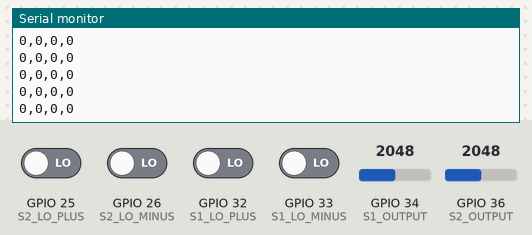
A sketch run on a simulated ESP32. On the bench: the last lines printed to the serial monitor. The inputs (shaded band) are chosen by the test bench; at power-on: GPIO 25 (S2_LO_PLUS), GPIO 26 (S2_LO_MINUS), GPIO 32 (S1_LO_PLUS), GPIO 33 (S1_LO_MINUS) LOW, GPIO 34 (S1_OUTPUT) = 2048, GPIO 36 (S2_OUTPUT) = 2048.

Above: at 5.2 s.
5.3 s: GPIO 34 (S1_OUTPUT) set to 2866
At 5.9 s:
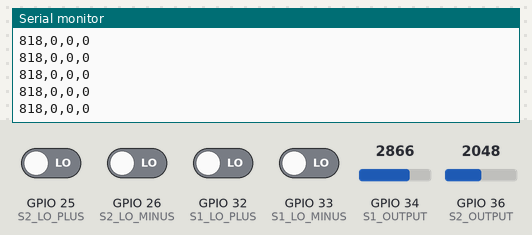
6.8 s: GPIO 36 (S2_OUTPUT) set to 2866
At 7.4 s:
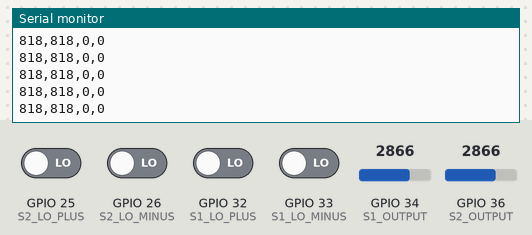
8.3 s: GPIO 25 (S2_LO_PLUS) driven HIGH
At 8.8 s:
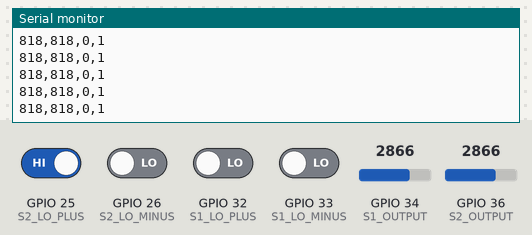

The sketch:

dual_channel_calibrated.ino
```cpp
/*
 * Dual Channel AD8232 - Phase 4 Subvocalization
 * With INDEPENDENT BASELINE CALIBRATION per sensor
 *
 * Wiring (ESP32 DevKit):
 *   AD8232 #1 (Chin): OUTPUT→GPIO34, LO+→GPIO32, LO-→GPIO33
 *   AD8232 #2 (Jaw):  OUTPUT→GPIO36, LO+→GPIO25, LO-→GPIO26
 *   Both: SDN→3.3V, GND→GND, 3.3V→3.3V
 */

// ============ PIN DEFINITIONS ============
// Sensor 1 (Chin)
#define S1_OUTPUT 34
#define S1_LO_PLUS 32
#define S1_LO_MINUS 33

// Sensor 2 (Jaw)
#define S2_OUTPUT 36
#define S2_LO_PLUS 25
#define S2_LO_MINUS 26

// ============ CONFIGURATION ============
#define SAMPLE_RATE_HZ 500
#define BAUD_RATE 115200
#define CALIBRATION_SAMPLES 200  // ~1 second of samples for baseline

// Baselines (calibrated on startup)
int baseline1 = 2048;  // Will be calibrated
int baseline2 = 2048;  // Will be calibrated

const int sampleDelayMs = 1000 / SAMPLE_RATE_HZ;

void setup() {
  Serial.begin(BAUD_RATE);

  pinMode(S1_LO_PLUS, INPUT);
  pinMode(S1_LO_MINUS, INPUT);
  pinMode(S2_LO_PLUS, INPUT);
  pinMode(S2_LO_MINUS, INPUT);

  Serial.println("Dual Channel Subvocal EMG - Phase 4");
  Serial.println("Calibrating baselines... RELAX YOUR FACE!");
  delay(2000);  // Give user time to relax

  calibrateBaselines();

  Serial.println("---");
  Serial.print("Baseline1 (Chin): "); Serial.println(baseline1);
  Serial.print("Baseline2 (Jaw):  "); Serial.println(baseline2);
  Serial.println("---");
  Serial.println("Format: S1_Deviation,S2_Deviation,S1_LO,S2_LO");
  delay(1000);
}

void calibrateBaselines() {
  long sum1 = 0, sum2 = 0;

  for (int i = 0; i < CALIBRATION_SAMPLES; i++) {
    sum1 += analogRead(S1_OUTPUT);
    sum2 += analogRead(S2_OUTPUT);
    delay(5);
  }

  baseline1 = sum1 / CALIBRATION_SAMPLES;
  baseline2 = sum2 / CALIBRATION_SAMPLES;
}

void loop() {
  // Lead-off detection (combined per sensor)
  int s1_leads_off = (digitalRead(S1_LO_PLUS) == 1 || digitalRead(S1_LO_MINUS) == 1) ? 1 : 0;
  int s2_leads_off = (digitalRead(S2_LO_PLUS) == 1 || digitalRead(S2_LO_MINUS) == 1) ? 1 : 0;

  // Read raw values
  int raw1 = analogRead(S1_OUTPUT);
  int raw2 = analogRead(S2_OUTPUT);

  // Calculate deviation from baseline (centered around 0)
  int dev1 = raw1 - baseline1;
  int dev2 = raw2 - baseline2;

  // Output: Deviation1,Deviation2,LeadsOff1,LeadsOff2
  // Deviations will be +/- values around 0
  // Muscle activity = large positive or negative spikes
  Serial.print(dev1);
  Serial.print(",");
  Serial.print(dev2);
  Serial.print(",");
  Serial.print(s1_leads_off);
  Serial.print(",");
  Serial.println(s2_leads_off);

  delay(sampleDelayMs);
}
```

Measured:
- after the input at 5.3 s, the serial monitor: prints a new line at once (image 1)
- after the input at 6.8 s, the serial monitor: prints a new line at once (image 2)
- after the input at 8.3 s, the serial monitor: prints a new line at once (image 3)
